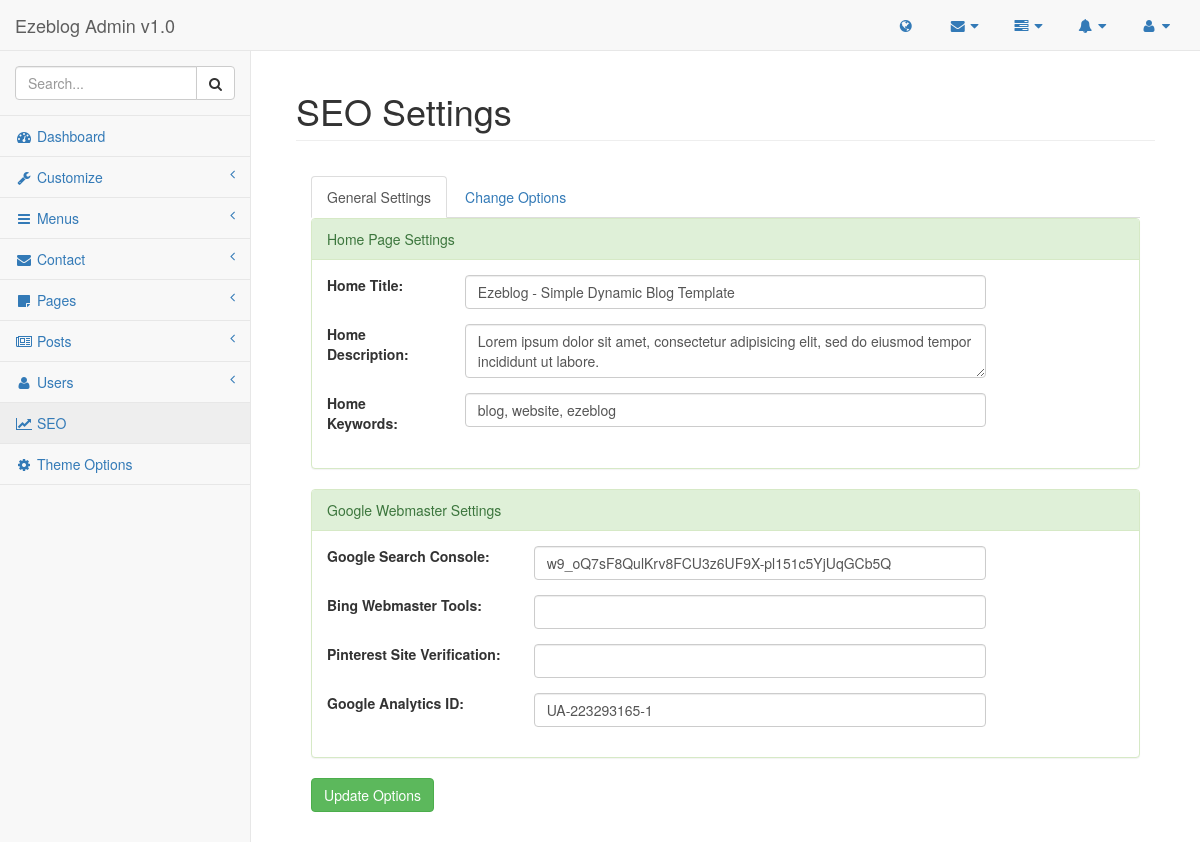
Page /admin/pages/seo.php (signed in) on the earlier database version.
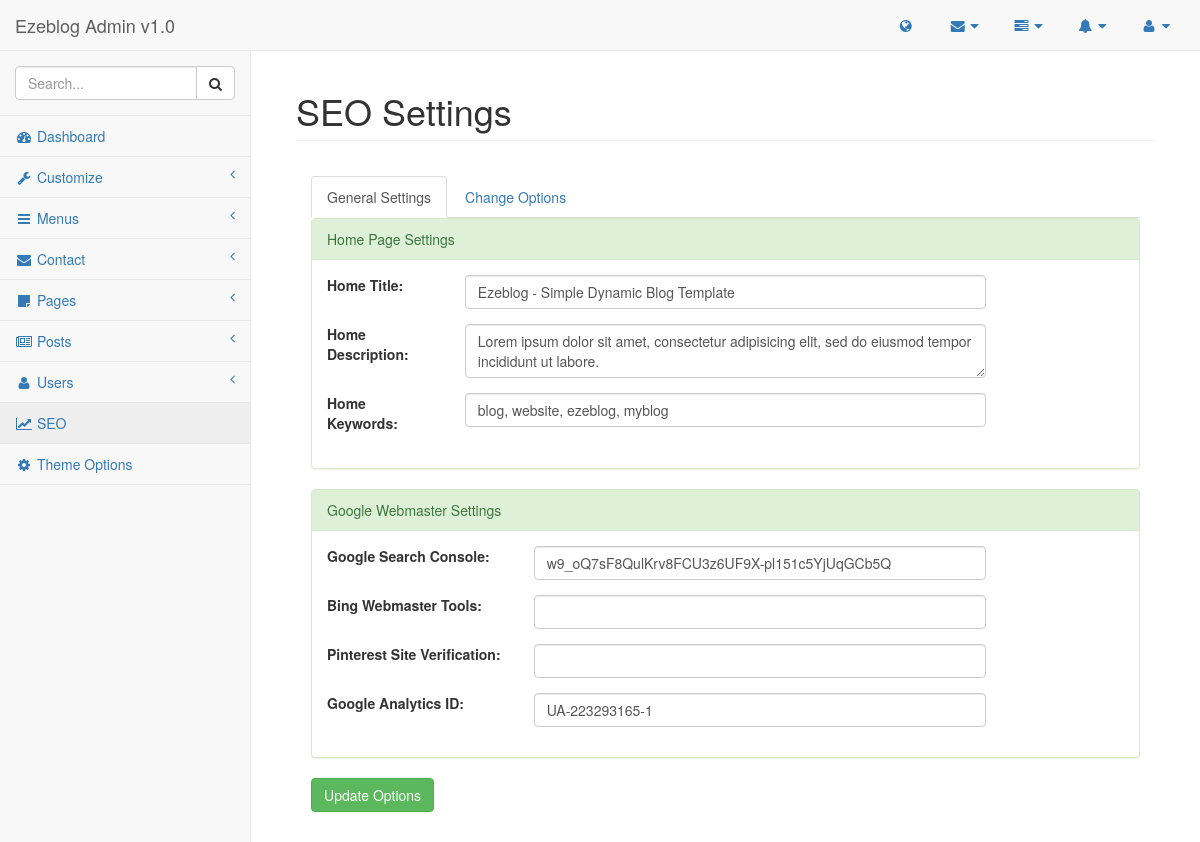
Same page on the later database version.
### tables this page shows
CREATE TABLE `list_seo` (
  `id` int(11) NOT NULL,
  `hometitle` varchar(255) NOT NULL,
  `homedescription` text NOT NULL,
  `homekeyword` varchar(255) NOT NULL,
  `google` varchar(255) NOT NULL,
  `bing` varchar(255) NOT NULL,
  `pinterest` varchar(255) NOT NULL,
  `analytics` varchar(255) NOT NULL,
  `checkcontent` varchar(255) NOT NULL DEFAULT '2',
  `checkkeyword` int(11) NOT NULL DEFAULT '0',
  `checksitemap` int(11) NOT NULL DEFAULT '0',
  `checkrobot` int(11) NOT NULL DEFAULT '0'
);

### lib/Database.php (called while the page is built, shortened)
<?php
class Database{
    public $host   = DB_HOST;
    public $user   = DB_USER;
    public $pass   = DB_PASS;
    public $name   = DB_NAME;
    public $link;
    private function connectDB(){
        $this->link = new mysqli($this->host, $this->user, $this->pass, $this->name);
    }
    public function select($query){
        $result = $this->link->query($query) or die($this->link->error.__LINE__);
        if($result->num_rows > 0){
            return $result;
        } else {
            return false;
        }
    }
}
?>

### admin/pages/seo.php (the view, shortened to what the changed rows need)
<?php include '../inc/header.php'; ?>
<div id="page-wrapper">
    <div class="container-fluid">
        <div class="row">
            <div class="col-lg-12">
                <h1 class="page-header">SEO Settings</h1>
            </div>
        </div>
        <div class="panel-body">
            <div class="tab-content">
                <div class="tab-pane fade in active" id="home">
                    <div class="panel panel-success">
                        <div class="panel-body">
                            <?php
                                $query = "SELECT * FROM list_seo WHERE id = '1' ";
                                $seo = $database->select($query);
                                if($seo){
                                while($result = $seo->fetch_assoc()){
                            ?>
                            <form action="" method="post">
                            <div class="form-group row">
                                <label for="inputEmail3" class="col-sm-2 col-form-label">Home Title:</label>
                                <div class="col-sm-8">
                                    <input type="text" name="hometitle" class="form-control" id="inputEmail3" value="<?php echo $result['hometitle']; ?>">
                                </div>
                            </div>
                            <div class="form-group row">
                                <label for="inputEmail3" class="col-sm-2 col-form-label">Home Description:</label>
                                <div class="col-sm-8">
                                    <textarea name="homedescription" class="form-control" id="inputEmail3"><?php echo $result['homedescription']; ?></textarea>
                                </div>
                            </div>
                            <div class="form-group row">
                                <label for="inputEmail3" class="col-sm-2 col-form-label">Home Keywords:</label>
                                <div class="col-sm-8">
                                    <input type="text" name="homekeyword" class="form-control" id="inputEmail3" value="<?php echo $result['homekeyword']; ?>">
                                </div>
                            </div>
                        </div>
                    </div>
                    <div class="panel panel-success">
                        <div class="panel-heading">
                            Google Webmaster Settings
                        </div>
                        <div class="panel-body">
                            <div class="form-group row">
                                <label for="inputEmail3" class="col-sm-3 col-form-label">Google Search Console:</label>
                                <div class="col-sm-7">
                                    <input type="text" name="google" class="form-control" id="inputEmail3" value="<?php echo $result['google']; ?>">
                                </div>
                            </div>
                            <div class="form-group row">
                                <label for="inputEmail3" class="col-sm-3 col-form-label">Bing Webmaster Tools:</label>
                                <div class="col-sm-7">
                                    <input type="text" name="bing" class="form-control" id="inputEmail3" value="<?php echo $result['bing']; ?>">
                                </div>
                            </div>
                            <div class="form-group row">
                                <label for="inputEmail3" class="col-sm-3 col-form-label">Pinterest Site Verification:</label>
                                <div class="col-sm-7">
                                    <input type="text" name="pinterest" class="form-control" id="inputEmail3" value="<?php echo $result['pinterest']; ?>">
                                </div>
                            </div>
                            <div class="form-group row">
                                <label for="inputEmail3" class="col-sm-3 col-form-label">Google Analytics ID:</label>
                                <div class="col-sm-7">
                                    <input type="text" name="analytics" class="form-control" id="inputEmail3" value="<?php echo $result['analytics']; ?>">
                                </div>
                            </div>
                        </div>
                    </div>
                    <div class="seo-submit">
                        <div class="form-group row">
                            <div class="col-sm-10">
                                <input type="submit" class="btn btn-success mb-2" name="general" value="Update Options">
                            </div>
                        </div>
                    </div>
                </div>
                            <?php
                                     }
                                }
                            ?>
            </div>
        </div>
    </div>
</div>
<?php include '../inc/footer.php'; ?>

Differences in the rows shown:
changed list_seo "Ezeblog - Simple Dynamic Blog Template": homekeyword "blog, website, ezeblog" → "blog, website, ezeblog, myblog"
